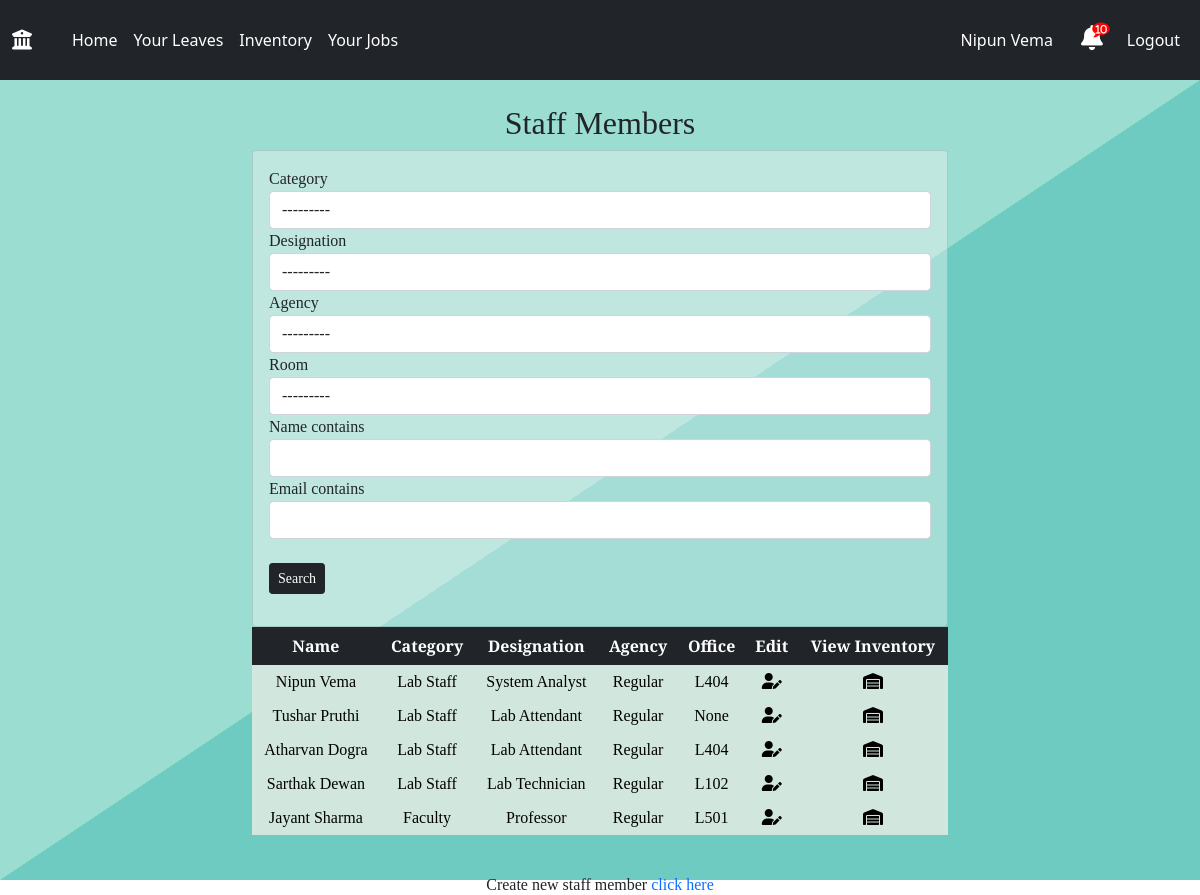
Screenshot of /admin-dashboard/staff-members-list/ (signed in) with the database file from the repository.
### main/models.py (models this page shows, shortened)
class Staff(models.Model):
    user_obj = models.ForeignKey(User, on_delete=CASCADE, blank=False, null=False, default=None)
    name=models.CharField(max_length=100)
    initials=models.CharField(max_length=4,null=True,blank=True,default=None)
    mobile_number=models.IntegerField()
    email=models.EmailField()
    category=models.ForeignKey('Category',on_delete=CASCADE)
    designation=models.ForeignKey('Designation',on_delete=CASCADE)
    agency = models.ForeignKey('Agency',on_delete=CASCADE)
    room=models.ForeignKey('Room',blank=True,null=True,on_delete=SET_NULL,default=None)

class Category(models.Model):
    category =models.CharField(max_length=400)
    def __str__(self):
        return self.category

class Designation(models.Model):
    category=models.ForeignKey("Category",on_delete = CASCADE)
    designation =models.CharField(max_length=400)
    def __str__(self):
        return self.designation + '('+self.category.category+')'

class Agency(models.Model):
    agency = models.CharField(max_length = 200)
    def __str__(self):
        return self.agency

class Room(models.Model):
    room_id = models.CharField(max_length=20, blank=False)
    name = models.CharField(max_length=255, blank=True)
    floor = models.IntegerField(blank=False, null=False, default=0)
    is_lab=models.BooleanField(default=False)
    def __str__(self):
        return self.room_id

### main/views.py (the view)
# urls.py: path('admin-dashboard/staff-members-list/', views.adminStaff, name='adminStaff'),
@login_required
def adminStaff(request):
	staff = Staff.objects.get(user_obj=request.user)
	notification_count=get_notifications(staff.id)
	if request.user.is_staff:
		staffs = Staff.objects.all().order_by('-designation')
		myFilter = filterStaff(request.GET,queryset=staffs)
		staffs=myFilter.qs
		context={
			'staff':staff,
			'staffs':staffs,
			'myFilter':myFilter,
			'notification_count':notification_count,
		}
		return render(request, "admin/adminStaffs.html",context)
	else:
		return render(request, "pagenotfound.html")

### main/views.py (called while the page is built)
def get_notifications(id):
	current_user=Staff.objects.get(id=id)
	designation=current_user.designation.designation
	notifications=[]
	if designation == 'Lab Technician':
		notification = Notification.objects.filter(notification_type='TECH',isActive=True,checked=False).order_by('-time').all()
		notifications.extend(notification)
	receiver=str(current_user.id) +' '+current_user.name
	notification = Notification.objects.filter(reciever=receiver,isActive=True,checked=False).order_by('-time').all()
	notifications.extend(notification)
	if designation == 'System Analyst' or designation == 'Lab Supervisor':
		notification=Notification.objects.filter(reciever='admin',isActive=True,checked=False).order_by('-time').all()
		notifications.extend(notification)
	return len(notifications)

### templates/admin/adminStaffs.html
{% extends 'base.html' %}
{% load static %}
{% block body %}
{% include 'navbar.html' with staff=staff notification_count=notification_count %}
<section class="sectionLogin">
    <br>
    <h2 style = "text-align: center;">Staff Members</h2>
<div class="container">
    <div class="col">
        <div class=" card card-body" style="background-color: rgba(245, 245, 245,0.4);">
            <form method="get">
              {% load crispy_forms_tags %}
                {{myFilter.form|crispy}}
                <br>
                <button class="btn btn-dark btn-sm" type="submit">Search</button>
            </form>
        </div>
    </div>
    <table class="table1 table table-borderless table-dark table-hover" style = "text-align: center;">
        <thead class="thead-dark">
            <tr>
                <th>Name</th>
                <th>Category</th>
                <th>Designation</th>
                <th>Agency</th>
                <th>Office</th>
                <th>Edit</th>
                <th>View Inventory</th>
            </tr>
        </thead>
        <tbody>
                {% for staff in staffs %}
                <tr class="table-success">
                    <td class="table-success">{{staff.name}}</td>
                    <td class="table-success">{{staff.category.category}}</td>
                    <td class="table-success">{{staff.designation.designation}}</td>
                    <td class="table-success">{{staff.agency.agency}}</td>
                    <td class="table-success">{{staff.room}}</td>
                    <td class="table-success"><a href=" {% url 'main:admineditstaffprofile' id=staff.id  %} " style="color: black; text-decoration: underline;"><i class="fas fa-user-edit"></i></a></td>
                    <td class="table-success"><a href="{% url 'main:adminviewinventory' id=staff.id %} " style="color: black; text-decoration: underline;"><i class="fa-solid fa-warehouse"></i></a></td>
                </tr>
                {% endfor %}
        </tbody>
    </table>
    <br>
    <div class="new-user-form">
        <h6 style = "text-align: center;">Create new staff member <a href="#">click here</a></h6>
    </div>
    </div>
</section>
{% endblock body %}

### templates/navbar.html (shortened to what this page needs)
{% extends "base.html" %}
{% load static %}
{% block body %}
<nav class="navbar navbar-expand-md navbar-dark bg-dark">
  <div class="container-fluid">
    <div class="navbar-collapse collapse w-100 order-1 order-md-0 dual-collapse2">
      <ul class="navbar-nav me-auto">
        <li class="nav-item active navbar-brand">
          <a class="navbar-brand" href="{% url 'main:user_profile' %}" style="text-decoration: none;"><i class="fas fa-university"></i></a>
        </li>
        <li class="nav-item navLink">
          <a class="nav-link nav_text" href="{% url 'main:user_profile' %}" style="text-decoration: none; color : white">Home</a>
        </li>
        {% if user.is_authenticated %}
        <li class="nav-link nav_text navLink">
          <a href="{% url 'main:userLeaves' %}" style="text-decoration: none; color : white">Your Leaves</a>
        </li>
        <li class="nav-link nav_text navLink">
          <a href="{% url 'main:viewinventory' %}" style="text-decoration: none; color : white">Inventory</a>
        </li>
        <li class="nav-link nav_text navLink">
          <a href="{% url 'main:jobALerts' %}" style="text-decoration: none; color : white">Your Jobs</a>
        </li>
        {%endif%}
      </ul>
    </div>
    <div class="navbar-collapse collapse w-100 order-3 dual-collapse2">
      <ul class="navbar-nav ms-auto">
        {% if user.is_authenticated %}
        <li class="nav-link nav-text navLink mr-5" style="margin-right: 20px;">
          <a href="{% url 'main:userProfileDetails' %}" style="text-decoration: none; color : white">{{ staff.name }} </a>
        </li>
        <li class="nav-item navbar-brand">
          <link href="https://maxcdn.bootstrapcdn.com/font-awesome/4.7.0/css/font-awesome.min.css" rel="stylesheet" />
          <a class="fas fa-bell" href="{% url 'main:notification' %}" style="text-decoration: none; color : white">
              <span class="fa fa-comment"></span>
              <span class="num">{{notification_count}}</span>
          </a>
        </li>
        <li class="nav-link nav_text navLink"><a href="{% url 'main:logout_request' id=staff.id%}" style="text-decoration: none; color : white">Logout</a></li>
        {% else %}
        <li class="nav-link nav_text navLink"><a href="{% url 'main:login' %}">Login</a></li>
        {%endif%}
      </ul>
    </div>
  </div>
</nav>
  {% endblock %}

### static/css/style.css (style rules this page uses)
a { text-decoration: none; }
:root { --green-main-1: #6ecbc1; --green-main-2: #6cccc1; --green-main-3: #75d1c1; --green-main-4: #9cddd1; --green-main-5: #c7ebe5; --darkgreen-main-1: #1a6659; --darkgreen-main-2: #409583; --blue-button-main: #03658c; --green-button-main: #48c0a5; --tomato-main: #f05e57; --purple-main-1: #57428d; --purple-main-2: #5e497e; }
.sectionLogin { font-family: "Bitter", serif; width: 100%; height: 100%; background-color: var(--green-main-4); background-image: linear-gradient( to bottom right, var(--green-main-4) 50%, var(--green-main-1) 50% ); }
@media (min-width: 1024px) { .container { width: 60%; } }

### templates/navbar.html (style rules this page uses)
.navbar { height: 80px; }
a.fa-bell { position: relative; font-size: 1.25em; color: grey; cursor: pointer; }
span.fa-comment { position: absolute; font-size: 0.7em; top: -4px; color: red; right: -7px; }
span.num { position: absolute; font-size: 0.4em; top: -1px; color: #fff; right: -4px; }

### rows the page displays
Staff: name "Nipun Vema", category.category "Lab Staff", designation.designation "System Analyst", agency.agency "Regular", room "L404"
Category: category "---------"
Designation: designation "---------"
Staff: name "Tushar Pruthi", category.category "Lab Staff", designation.designation "Lab Attendant", agency.agency "Regular", room "None"
Staff: name "Atharvan Dogra", category.category "Lab Staff", designation.designation "Lab Attendant", agency.agency "Regular", room "L404"
Staff: name "Sarthak Dewan", category.category "Lab Staff", designation.designation "Lab Technician", agency.agency "Regular", room "L102"
Staff: name "Jayant Sharma", category.category "Faculty", designation.designation "Professor", agency.agency "Regular", room "L501"

### other values shown
{{ notification_count }} "10"
